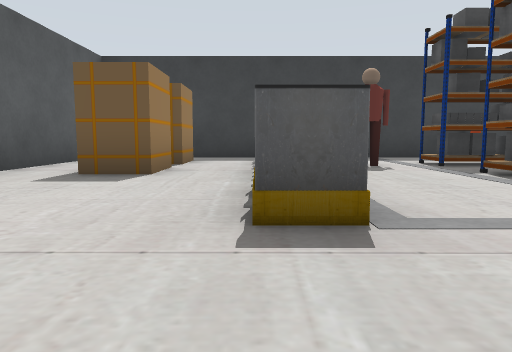
[1] (above)

16 first-person views from a walk through a robot-simulator world made for Gazebo. The camera is 0.5 m above the floor, tilts 6° down and sees 70° across. The floor is counted in squares, 1 m on a side. Each view is taken from the middle of a square. On the plan, view 1 faces up. The plan holds only what a view shows up to about 9 squares ahead; the rest is blank. Simple shapes stand in for some stock models. Some surface patterns are stand-ins.

[2]
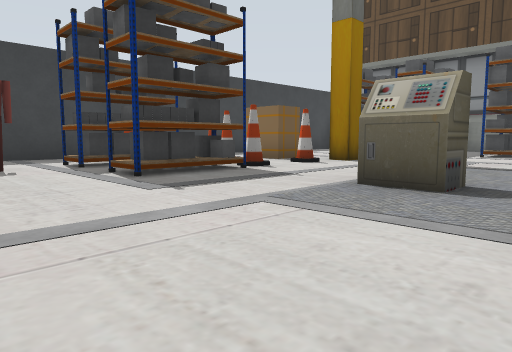

[3]
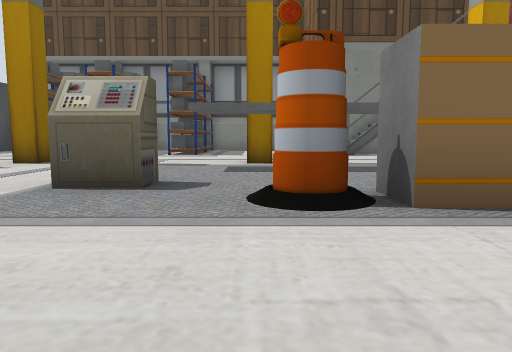

[4]
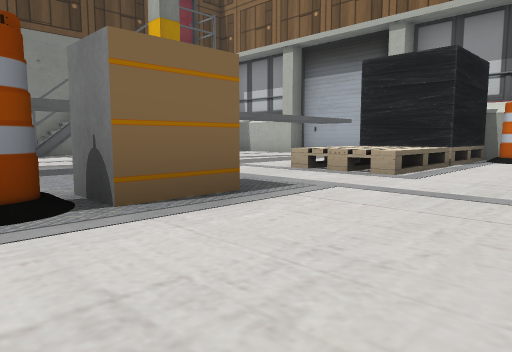

[5]
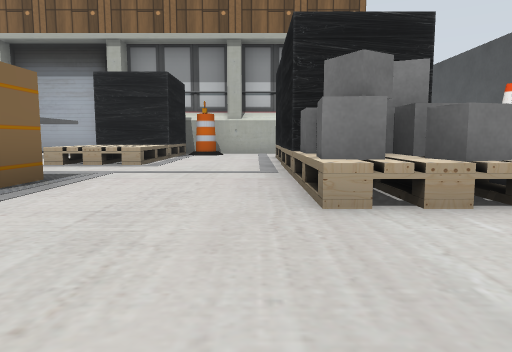

[6]
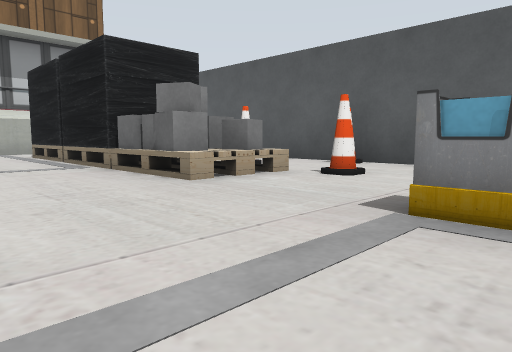

[7]
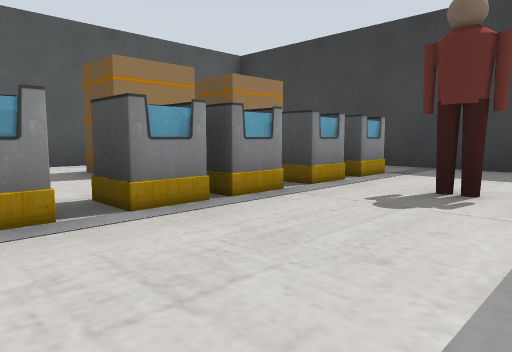

[8]
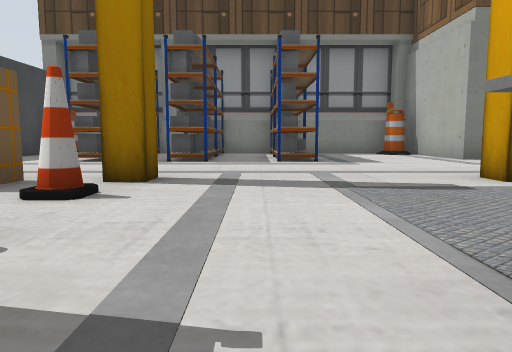

[9]
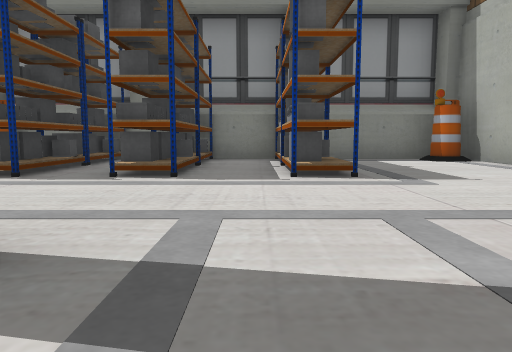

[10]
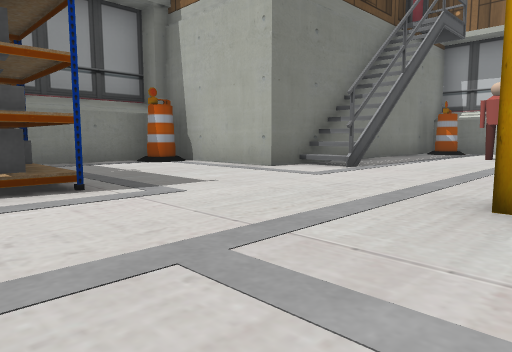

[11]
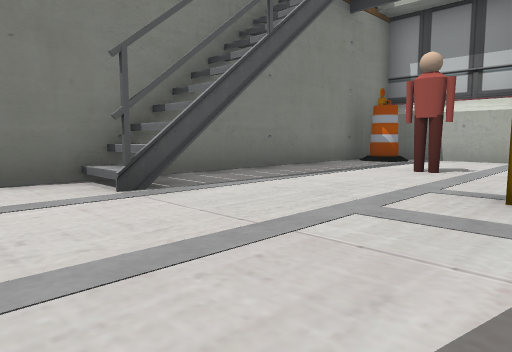

[12]
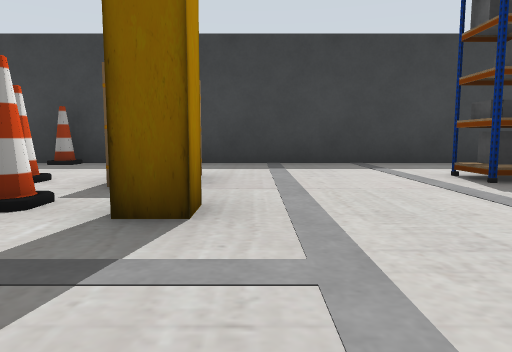

[13]
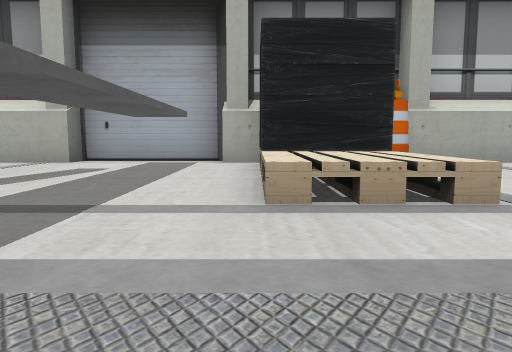

[14]
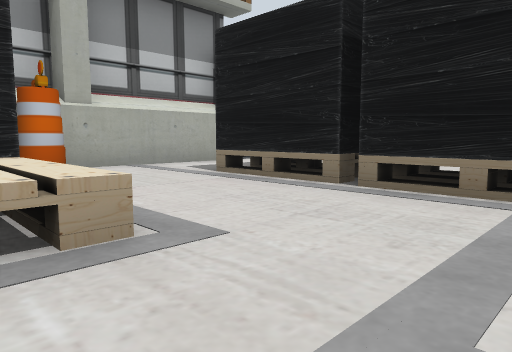

[15]
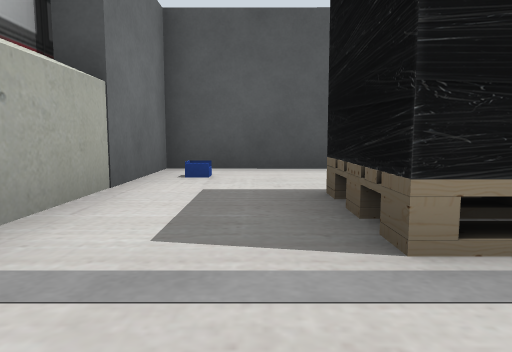

[16]
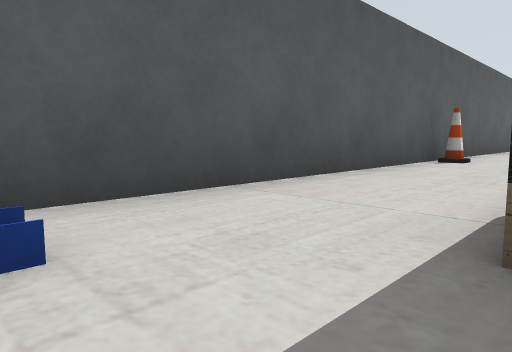

### Floor plan
Key: @ floor where view 1 was taken; # wall or solid block; . floor; = window, fence, low wall or low ledge; C cone; P person; B bin; N conveyor; A barrel; O other object.
Columns run from 4 left of view 1 to 16 right of it. Each row starts with its distance up from view 1.
 10  ######## #########
  9    ......C. ...... O#
  8 # O.B...... .....   #
  7 #.O.B..###..O...#####
  6 #.O.B.P###C.O...##
  5 #.O.B..###CC....##
  4 #...B.......#...#####
  3 # ..B...............#
  2 # ..B....=......#####
  1 #........=.N........#
  0 #.C.@...A..N........#
 -1 #C.##...A..N.......A#
 -2 #.C##...O..N.....####
 -3 #..##......N...#=
 -4 #..##......N...##
 -5 #..##..===.N.....#
 -6 #..##..=#=.N.....#
 -7 #..##..=#=.N..P..#
 -8 #......=#=.N.....#
 -9 #O....A###.N....A
-10 #################

Positions as (right, up) in squares from view 1, and headings:
1: (0, 0), facing up
2: (1, 0), facing up-right
3: (1, 0), facing right
4: (1, 0), facing down-right
5: (1, 2), facing down
6: (3, 3), facing down-left
7: (3, 3), facing up-left
8: (4, 3), facing right
9: (7, 3), facing right
10: (8, 3), facing down-right
11: (8, -1), facing down-right
12: (9, 2), facing up
13: (5, -2), facing down
14: (4, -3), facing down-left
15: (2, -8), facing left
16: (-1, -9), facing up-left
